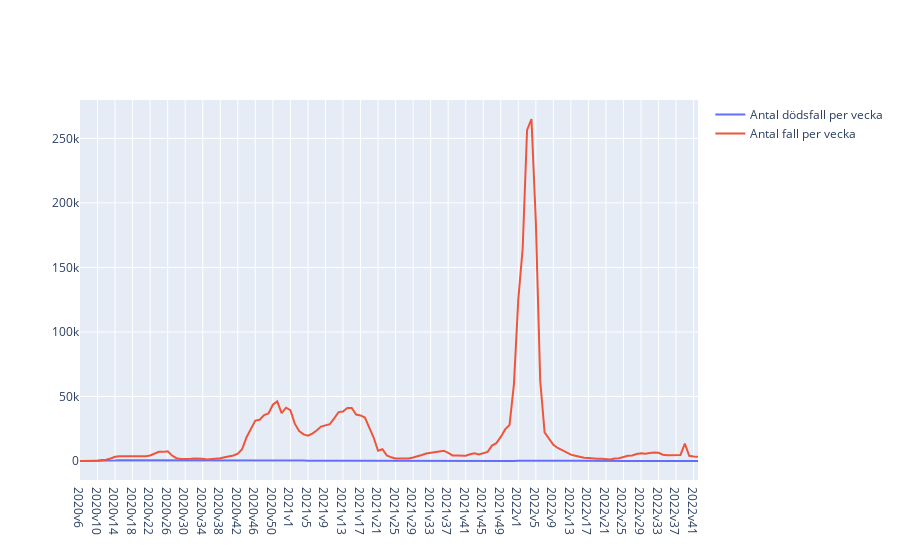

This figure's notebook cell:
### Markdown cell above
# 1E med plotly_express

### Code cell
# added import plotly.graph_objects as go in order to easily add more than 1 line to graph

fig = go.Figure()
fig.add_trace(go.Scatter(x=weeknumbers, y=deaths_per_week, mode='lines', name='Antal dödsfall per vecka'))
fig.add_trace(go.Scatter(x=weeknumbers, y=incidents_week, mode='lines', name='Antal fall per vecka'))

fig.show()

### Figure 1 — Plotly figure (JSON) as saved in the notebook; plotly's stock layout.template omitted (floating-point values rounded to 4 significant figures; data arrays with more than 128 entries replaced by an {"elided": "..."} marker saying what was removed)
{"data": [{"mode": "lines", "name": "Antal dödsfall per vecka", "type": "scatter", "x": {"elided": "142 str values"}, "y": {"elided": "142 int values"}}, {"mode": "lines", "name": "Antal fall per vecka", "type": "scatter", "x": {"elided": "142 str values"}, "y": {"elided": "142 int values"}}], "layout": {}}
